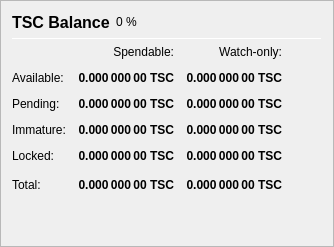
                   <widget class="QFrame" name="frame_Balances">
                    <property name="frameShape">
                     <enum>QFrame::StyledPanel</enum>
                    </property>
                    <property name="frameShadow">
                     <enum>QFrame::Raised</enum>
                    </property>
                    <layout class="QVBoxLayout" name="verticalLayout_4">
                     <item>
                      <layout class="QHBoxLayout" name="horizontalLayout_4">
                       <item>
                        <widget class="QLabel" name="label_5">
                         <property name="minimumSize">
                          <size>
                           <width>0</width>
                           <height>20</height>
                          </size>
                         </property>
                         <property name="font">
                          <font>
                           <pointsize>12</pointsize>
                           <weight>75</weight>
                           <bold>true</bold>
                          </font>
                         </property>
                         <property name="text">
                          <string>TSC Balance</string>
                         </property>
                        </widget>
                       </item>
                       <item>
                        <widget class="QLabel" name="labelTSCPercent">
                         <property name="text">
                          <string notr="true">0 %</string>
                         </property>
                        </widget>
                       </item>
                       <item>
                        <spacer name="horizontalSpacer_3">
                         <property name="orientation">
                          <enum>Qt::Horizontal</enum>
                         </property>
                         <property name="sizeHint" stdset="0">
                          <size>
                           <width>40</width>
                           <height>20</height>
                          </size>
                         </property>
                        </spacer>
                       </item>
                      </layout>
                     </item>
                     <item>
                      <widget class="Line" name="line_Balance">
                       <property name="minimumSize">
                        <size>
                         <width>0</width>
                         <height>1</height>
                        </size>
                       </property>
                       <property name="maximumSize">
                        <size>
                         <width>16777215</width>
                         <height>1</height>
                        </size>
                       </property>
                       <property name="orientation">
                        <enum>Qt::Horizontal</enum>
                       </property>
                      </widget>
                     </item>
                     <item>
                      <layout class="QGridLayout" name="gridLayout">
                       <property name="spacing">
                        <number>12</number>
                       </property>
                       <item row="0" column="1">
                        <widget class="QLabel" name="labelSpendable">
                         <property name="text">
                          <string>Spendable:</string>
                         </property>
                         <property name="alignment">
                          <set>Qt::AlignRight|Qt::AlignTrailing|Qt::AlignVCenter</set>
                         </property>
                        </widget>
                       </item>
                       <item row="0" column="2">
                        <widget class="QLabel" name="labelWatchonly">
                         <property name="text">
                          <string>Watch-only:</string>
                         </property>
                         <property name="alignment">
                          <set>Qt::AlignRight|Qt::AlignTrailing|Qt::AlignVCenter</set>
                         </property>
                        </widget>
                       </item>
                       <item row="1" column="0">
                        <widget class="QLabel" name="labelBalanceText">
                         <property name="text">
                          <string>Available:</string>
                         </property>
                        </widget>
                       </item>
                       <item row="1" column="1">
                        <widget class="QLabel" name="labelBalance">
                         <property name="font">
                          <font>
                           <weight>75</weight>
                           <bold>true</bold>
                          </font>
                         </property>
                         <property name="cursor">
                          <cursorShape>IBeamCursor</cursorShape>
                         </property>
                         <property name="toolTip">
                          <string>Your current spendable balance</string>
                         </property>
                         <property name="text">
                          <string notr="true">0.000 000 00 TSC</string>
                         </property>
                         <property name="alignment">
                          <set>Qt::AlignRight|Qt::AlignTrailing|Qt::AlignVCenter</set>
                         </property>
                         <property name="textInteractionFlags">
                          <set>Qt::LinksAccessibleByMouse|Qt::TextSelectableByKeyboard|Qt::TextSelectableByMouse</set>
                         </property>
                        </widget>
                       </item>
                       <item row="1" column="2">
                        <widget class="QLabel" name="labelWatchAvailable">
                         <property name="font">
                          <font>
                           <weight>75</weight>
                           <bold>true</bold>
                          </font>
                         </property>
                         <property name="cursor">
                          <cursorShape>IBeamCursor</cursorShape>
                         </property>
                         <property name="toolTip">
                          <string>Your current balance in watch-only addresses</string>
                         </property>
                         <property name="text">
                          <string notr="true">0.000 000 00 TSC</string>
                         </property>
                         <property name="alignment">
                          <set>Qt::AlignRight|Qt::AlignTrailing|Qt::AlignVCenter</set>
                         </property>
                         <property name="textInteractionFlags">
                          <set>Qt::LinksAccessibleByMouse|Qt::TextSelectableByKeyboard|Qt::TextSelectableByMouse</set>
                         </property>
                        </widget>
                       </item>
                       <item row="2" column="0">
                        <widget class="QLabel" name="labelPendingText">
                         <property name="text">
                          <string>Pending:</string>
                         </property>
                        </widget>
                       </item>
                       <item row="2" column="1">
                        <widget class="QLabel" name="labelUnconfirmed">
                         <property name="font">
                          <font>
                           <weight>75</weight>
                           <bold>true</bold>
                          </font>
                         </property>
                         <property name="cursor">
                          <cursorShape>IBeamCursor</cursorShape>
                         </property>
                         <property name="toolTip">
                          <string>Total of transactions that have yet to be confirmed, and do not yet count toward the spendable balance</string>
                         </property>
                         <property name="text">
                          <string notr="true">0.000 000 00 TSC</string>
                         </property>
                         <property name="alignment">
                          <set>Qt::AlignRight|Qt::AlignTrailing|Qt::AlignVCenter</set>
                         </property>
                         <property name="textInteractionFlags">
                          <set>Qt::LinksAccessibleByMouse|Qt::TextSelectableByKeyboard|Qt::TextSelectableByMouse</set>
                         </property>
                        </widget>
                       </item>
                       <item row="2" column="2">
                        <widget class="QLabel" name="labelWatchPending">
                         <property name="font">
                          <font>
                           <weight>75</weight>
                           <bold>true</bold>
                          </font>
                         </property>
                         <property name="cursor">
                          <cursorShape>IBeamCursor</cursorShape>
                         </property>
                         <property name="toolTip">
                          <string>Unconfirmed transactions to watch-only addresses</string>
                         </property>
                         <property name="text">
                          <string notr="true">0.000 000 00 TSC</string>
                         </property>
                         <property name="alignment">
                          <set>Qt::AlignRight|Qt::AlignTrailing|Qt::AlignVCenter</set>
                         </property>
                         <property name="textInteractionFlags">
                          <set>Qt::LinksAccessibleByMouse|Qt::TextSelectableByKeyboard|Qt::TextSelectableByMouse</set>
                         </property>
                        </widget>
                       </item>
                       <item row="3" column="0">
                        <widget class="QLabel" name="labelImmatureText">
                         <property name="text">
                          <string>Immature:</string>
                         </property>
                        </widget>
                       </item>
                       <item row="3" column="1">
                        <widget class="QLabel" name="labelImmature">
                         <property name="font">
                          <font>
                           <weight>75</weight>
                           <bold>true</bold>
                          </font>
                         </property>
                         <property name="cursor">
                          <cursorShape>IBeamCursor</cursorShape>
                         </property>
                         <property name="toolTip">
                          <string>Staked or masternode rewards that has not yet matured</string>
                         </property>
                         <property name="text">
                          <string notr="true">0.000 000 00 TSC</string>
                         </property>
                         <property name="alignment">
                          <set>Qt::AlignRight|Qt::AlignTrailing|Qt::AlignVCenter</set>
                         </property>
                         <property name="textInteractionFlags">
                          <set>Qt::LinksAccessibleByMouse|Qt::TextSelectableByKeyboard|Qt::TextSelectableByMouse</set>
                         </property>
                        </widget>
                       </item>
                       <item row="3" column="2">
                        <widget class="QLabel" name="labelWatchImmature">
                         <property name="font">
                          <font>
                           <weight>75</weight>
                           <bold>true</bold>
                          </font>
                         </property>
                         <property name="cursor">
                          <cursorShape>IBeamCursor</cursorShape>
                         </property>
                         <property name="toolTip">
                          <string>Staked or masternode rewards in watch-only addresses that has not yet matured</string>
                         </property>
                         <property name="text">
                          <string notr="true">0.000 000 00 TSC</string>
                         </property>
                         <property name="alignment">
                          <set>Qt::AlignRight|Qt::AlignTrailing|Qt::AlignVCenter</set>
                         </property>
                         <property name="textInteractionFlags">
                          <set>Qt::LinksAccessibleByMouse|Qt::TextSelectableByKeyboard|Qt::TextSelectableByMouse</set>
                         </property>
                        </widget>
                       </item>
                       <item row="4" column="0">
                        <widget class="QLabel" name="labelLockedBalanceText">
                         <property name="toolTip">
                          <string>Locked TSC or Masternode collaterals. These are excluded from zTSC minting.</string>
                         </property>
                         <property name="text">
                          <string>Locked:</string>
                         </property>
                        </widget>
                       </item>
                       <item row="4" column="1">
                        <widget class="QLabel" name="labelLockedBalance">
                         <property name="font">
                          <font>
                           <weight>75</weight>
                           <bold>true</bold>
                          </font>
                         </property>
                         <property name="cursor">
                          <cursorShape>IBeamCursor</cursorShape>
                         </property>
                         <property name="toolTip">
                          <string>Locked TSC or Masternode collaterals. These are excluded from zTSC minting.</string>
                         </property>
                         <property name="text">
                          <string notr="true">0.000 000 00 TSC</string>
                         </property>
                         <property name="alignment">
                          <set>Qt::AlignRight|Qt::AlignTrailing|Qt::AlignVCenter</set>
                         </property>
                         <property name="textInteractionFlags">
                          <set>Qt::LinksAccessibleByMouse|Qt::TextSelectableByKeyboard|Qt::TextSelectableByMouse</set>
                         </property>
                        </widget>
                       </item>
                       <item row="4" column="2">
                        <widget class="QLabel" name="labelWatchLocked">
                         <property name="font">
                          <font>
                           <weight>75</weight>
                           <bold>true</bold>
                          </font>
                         </property>
                         <property name="cursor">
                          <cursorShape>IBeamCursor</cursorShape>
                         </property>
                         <property name="toolTip">
                          <string>Current locked balance in watch-only addresses</string>
                         </property>
                         <property name="text">
                          <string notr="true">0.000 000 00 TSC</string>
                         </property>
                         <property name="alignment">
                          <set>Qt::AlignRight|Qt::AlignTrailing|Qt::AlignVCenter</set>
                         </property>
                         <property name="textInteractionFlags">
                          <set>Qt::LinksAccessibleByMouse|Qt::TextSelectableByKeyboard|Qt::TextSelectableByMouse</set>
                         </property>
                        </widget>
                       </item>
                       <item row="5" column="0">
                        <widget class="QLabel" name="labelTotalText">
                         <property name="toolTip">
                          <string>Your current TelSerraCoin balance, unconfirmed and immature transactions included</string>
                         </property>
                         <property name="text">
                          <string>Total:</string>
                         </property>
                        </widget>
                       </item>
                       <item row="5" column="1">
                        <widget class="QLabel" name="labelTotal">
                         <property name="font">
                          <font>
                           <weight>75</weight>
                           <bold>true</bold>
                          </font>
                         </property>
                         <property name="cursor">
                          <cursorShape>IBeamCursor</cursorShape>
                         </property>
                         <property name="toolTip">
                          <string>Your current TelSerraCoin balance, unconfirmed and immature transactions included</string>
                         </property>
                         <property name="text">
                          <string notr="true">0.000 000 00 TSC</string>
                         </property>
                         <property name="alignment">
                          <set>Qt::AlignRight|Qt::AlignTrailing|Qt::AlignVCenter</set>
                         </property>
                         <property name="textInteractionFlags">
                          <set>Qt::LinksAccessibleByMouse|Qt::TextSelectableByKeyboard|Qt::TextSelectableByMouse</set>
                         </property>
                        </widget>
                       </item>
                       <item row="5" column="2">
                        <widget class="QLabel" name="labelWatchTotal">
                         <property name="font">
                          <font>
                           <weight>75</weight>
                           <bold>true</bold>
                          </font>
                         </property>
                         <property name="cursor">
                          <cursorShape>IBeamCursor</cursorShape>
                         </property>
                         <property name="toolTip">
                          <string>Current total balance in watch-only addresses</string>
                         </property>
                         <property name="text">
                          <string notr="true">0.000 000 00 TSC</string>
                         </property>
                         <property name="alignment">
                          <set>Qt::AlignRight|Qt::AlignTrailing|Qt::AlignVCenter</set>
                         </property>
                         <property name="textInteractionFlags">
                          <set>Qt::LinksAccessibleByMouse|Qt::TextSelectableByKeyboard|Qt::TextSelectableByMouse</set>
                         </property>
                        </widget>
                       </item>
                       <item row="5" column="3">
                        <spacer name="horizontalSpacer_9">
                         <property name="orientation">
                          <enum>Qt::Horizontal</enum>
                         </property>
                         <property name="sizeHint" stdset="0">
                          <size>
                           <width>40</width>
                           <height>20</height>
                          </size>
                         </property>
                        </spacer>
                       </item>
                      </layout>
                     </item>
                     <item>
                      <spacer name="verticalSpacer_3">
                       <property name="orientation">
                        <enum>Qt::Vertical</enum>
                       </property>
                       <property name="sizeHint" stdset="0">
                        <size>
                         <width>20</width>
                         <height>40</height>
                        </size>
                       </property>
                      </spacer>
                     </item>
                    </layout>
                   </widget>
